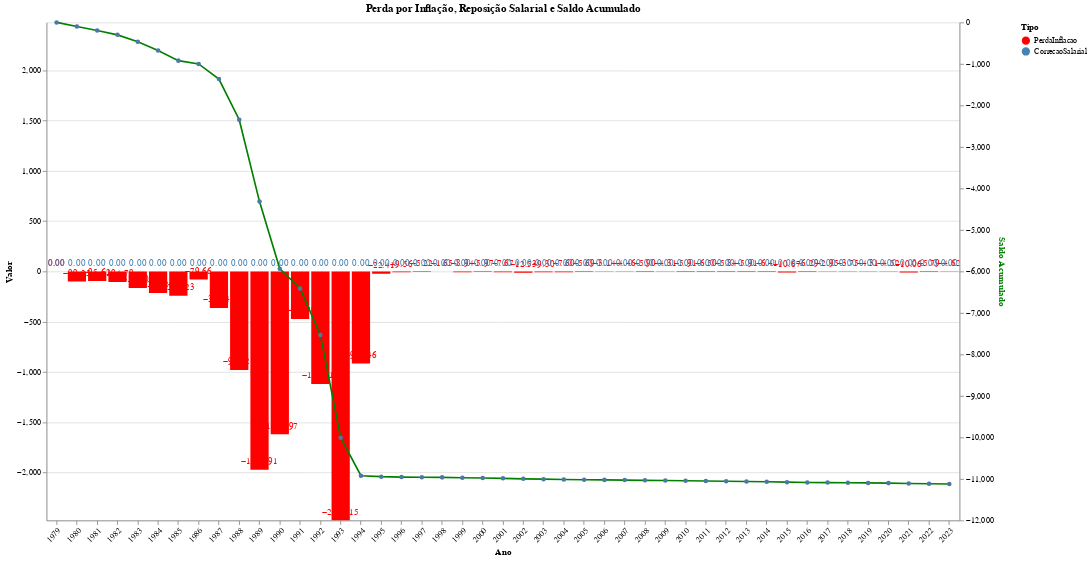

Write notebook code for a chart like this one.
### Code cell
import altair as alt
alt.renderers.enable('jupyterlab')
grafico_final

### Figure 1 — Vega-Lite specification as saved in the notebook (floating-point values rounded to 4 significant figures)
{"$schema": "https://vega.github.io/schema/vega-lite/v5.17.0.json", "config": {"view": {"continuousHeight": 300, "continuousWidth": 300}}, "datasets": {"data-8522ac1cef336fe77e8254e91b40270f": [{"Ano": 1979, "Tipo": "PerdaInflacao", "Valor": 0}, {"Ano": 1980, "Tipo": "PerdaInflacao", "Valor": -99.25}, {"Ano": 1981, "Tipo": "PerdaInflacao", "Valor": -95.62}, {"Ano": 1982, "Tipo": "PerdaInflacao", "Valor": -104.8}, {"Ano": 1983, "Tipo": "PerdaInflacao", "Valor": -164.0}, {"Ano": 1984, "Tipo": "PerdaInflacao", "Valor": -215.3}, {"Ano": 1985, "Tipo": "PerdaInflacao", "Valor": -242.2}, {"Ano": 1986, "Tipo": "PerdaInflacao", "Valor": -79.66}, {"Ano": 1987, "Tipo": "PerdaInflacao", "Valor": -363.4}, {"Ano": 1988, "Tipo": "PerdaInflacao", "Valor": -980.2}, {"Ano": 1989, "Tipo": "PerdaInflacao", "Valor": -1973.0}, {"Ano": 1990, "Tipo": "PerdaInflacao", "Valor": -1621.0}, {"Ano": 1991, "Tipo": "PerdaInflacao", "Valor": -472.7}, {"Ano": 1992, "Tipo": "PerdaInflacao", "Valor": -1119.0}, {"Ano": 1993, "Tipo": "PerdaInflacao", "Valor": -2477.0}, {"Ano": 1994, "Tipo": "PerdaInflacao", "Valor": -916.5}, {"Ano": 1995, "Tipo": "PerdaInflacao", "Valor": -22.41}, {"Ano": 1996, "Tipo": "PerdaInflacao", "Valor": -9.565}, {"Ano": 1997, "Tipo": "PerdaInflacao", "Valor": -5.224}, {"Ano": 1998, "Tipo": "PerdaInflacao", "Valor": -1.655}, {"Ano": 1999, "Tipo": "PerdaInflacao", "Valor": -8.94}, {"Ano": 2000, "Tipo": "PerdaInflacao", "Valor": -5.975}, {"Ano": 2001, "Tipo": "PerdaInflacao", "Valor": -7.673}, {"Ano": 2002, "Tipo": "PerdaInflacao", "Valor": -12.53}, {"Ano": 2003, "Tipo": "PerdaInflacao", "Valor": -9.301}, {"Ano": 2004, "Tipo": "PerdaInflacao", "Valor": -7.599}, {"Ano": 2005, "Tipo": "PerdaInflacao", "Valor": -5.689}, {"Ano": 2006, "Tipo": "PerdaInflacao", "Valor": -3.142}, {"Ano": 2007, "Tipo": "PerdaInflacao", "Valor": -4.458}, {"Ano": 2008, "Tipo": "PerdaInflacao", "Valor": -5.903}, {"Ano": 2009, "Tipo": "PerdaInflacao", "Valor": -4.312}, {"Ano": 2010, "Tipo": "PerdaInflacao", "Valor": -5.909}, {"Ano": 2011, "Tipo": "PerdaInflacao", "Valor": -6.503}, {"Ano": 2012, "Tipo": "PerdaInflacao", "Valor": -5.839}, {"Ano": 2013, "Tipo": "PerdaInflacao", "Valor": -5.911}, {"Ano": 2014, "Tipo": "PerdaInflacao", "Valor": -6.407}, {"Ano": 2015, "Tipo": "PerdaInflacao", "Valor": -10.67}, {"Ano": 2016, "Tipo": "PerdaInflacao", "Valor": -6.288}, {"Ano": 2017, "Tipo": "PerdaInflacao", "Valor": -2.947}, {"Ano": 2018, "Tipo": "PerdaInflacao", "Valor": -3.746}, {"Ano": 2019, "Tipo": "PerdaInflacao", "Valor": -4.306}, {"Ano": 2020, "Tipo": "PerdaInflacao", "Valor": -4.517}, {"Ano": 2021, "Tipo": "PerdaInflacao", "Valor": -10.06}, {"Ano": 2022, "Tipo": "PerdaInflacao", "Valor": -5.785}, {"Ano": 2023, "Tipo": "PerdaInflacao", "Valor": -4.621}, {"Ano": 1979, "Tipo": "CorrecaoSalarial", "Valor": 0}, {"Ano": 1980, "Tipo": "CorrecaoSalarial", "Valor": 0}, {"Ano": 1981, "Tipo": "CorrecaoSalarial", "Valor": 0}, {"Ano": 1982, "Tipo": "CorrecaoSalarial", "Valor": 0}, {"Ano": 1983, "Tipo": "CorrecaoSalarial", "Valor": 0}, {"Ano": 1984, "Tipo": "CorrecaoSalarial", "Valor": 0}, {"Ano": 1985, "Tipo": "CorrecaoSalarial", "Valor": 0}, {"Ano": 1986, "Tipo": "CorrecaoSalarial", "Valor": 0}, {"Ano": 1987, "Tipo": "CorrecaoSalarial", "Valor": 0}, {"Ano": 1988, "Tipo": "CorrecaoSalarial", "Valor": 0}, {"Ano": 1989, "Tipo": "CorrecaoSalarial", "Valor": 0}, {"Ano": 1990, "Tipo": "CorrecaoSalarial", "Valor": 0}, {"Ano": 1991, "Tipo": "CorrecaoSalarial", "Valor": 0}, {"Ano": 1992, "Tipo": "CorrecaoSalarial", "Valor": 0}, {"Ano": 1993, "Tipo": "CorrecaoSalarial", "Valor": 0}, {"Ano": 1994, "Tipo": "CorrecaoSalarial", "Valor": 0}, {"Ano": 1995, "Tipo": "CorrecaoSalarial", "Valor": 0}, {"Ano": 1996, "Tipo": "CorrecaoSalarial", "Valor": 0}, {"Ano": 1997, "Tipo": "CorrecaoSalarial", "Valor": 0}, {"Ano": 1998, "Tipo": "CorrecaoSalarial", "Valor": 0}, {"Ano": 1999, "Tipo": "CorrecaoSalarial", "Valor": 0}, {"Ano": 2000, "Tipo": "CorrecaoSalarial", "Valor": 0}, {"Ano": 2001, "Tipo": "CorrecaoSalarial", "Valor": 0}, {"Ano": 2002, "Tipo": "CorrecaoSalarial", "Valor": 0}, {"Ano": 2003, "Tipo": "CorrecaoSalarial", "Valor": 0}, {"Ano": 2004, "Tipo": "CorrecaoSalarial", "Valor": 0}, {"Ano": 2005, "Tipo": "CorrecaoSalarial", "Valor": 0}, {"Ano": 2006, "Tipo": "CorrecaoSalarial", "Valor": 0}, {"Ano": 2007, "Tipo": "CorrecaoSalarial", "Valor": 0}, {"Ano": 2008, "Tipo": "CorrecaoSalarial", "Valor": 0}, {"Ano": 2009, "Tipo": "CorrecaoSalarial", "Valor": 0}, {"Ano": 2010, "Tipo": "CorrecaoSalarial", "Valor": 0}, {"Ano": 2011, "Tipo": "CorrecaoSalarial", "Valor": 0}, {"Ano": 2012, "Tipo": "CorrecaoSalarial", "Valor": 0}, {"Ano": 2013, "Tipo": "CorrecaoSalarial", "Valor": 0}, {"Ano": 2014, "Tipo": "CorrecaoSalarial", "Valor": 0}, {"Ano": 2015, "Tipo": "CorrecaoSalarial", "Valor": 0}, {"Ano": 2016, "Tipo": "CorrecaoSalarial", "Valor": 0}, {"Ano": 2017, "Tipo": "CorrecaoSalarial", "Valor": 0}, {"Ano": 2018, "Tipo": "CorrecaoSalarial", "Valor": 0}, {"Ano": 2019, "Tipo": "CorrecaoSalarial", "Valor": 0}, {"Ano": 2020, "Tipo": "CorrecaoSalarial", "Valor": 0}, {"Ano": 2021, "Tipo": "CorrecaoSalarial", "Valor": 0}, {"Ano": 2022, "Tipo": "CorrecaoSalarial", "Valor": 0}, {"Ano": 2023, "Tipo": "CorrecaoSalarial", "Valor": 0}], "data-efd6a866494489ba20155e000f9af669": [{"Ano": 1979, "AnoMes": "197912", "CorrecaoSalarial": 0, "InflacaoMensal": 0, "PerdaInflacao": 0, "SaldoAcumulado": 0, "Valor": 7.618e-09}, {"Ano": 1980, "AnoMes": "198012", "CorrecaoSalarial": 0, "InflacaoMensal": 6.614, "PerdaInflacao": -99.25, "SaldoAcumulado": -99.25, "Valor": 1.518e-08}, {"Ano": 1981, "AnoMes": "198112", "CorrecaoSalarial": 0, "InflacaoMensal": 5.925, "PerdaInflacao": -95.62, "SaldoAcumulado": -194.9, "Valor": 2.969e-08}, {"Ano": 1982, "AnoMes": "198212", "CorrecaoSalarial": 0, "InflacaoMensal": 7.806, "PerdaInflacao": -104.8, "SaldoAcumulado": -299.7, "Valor": 6.081e-08}, {"Ano": 1983, "AnoMes": "198312", "CorrecaoSalarial": 0, "InflacaoMensal": 8.677, "PerdaInflacao": -164.0, "SaldoAcumulado": -463.7, "Valor": 1.606e-07}, {"Ano": 1984, "AnoMes": "198412", "CorrecaoSalarial": 0, "InflacaoMensal": 11.98, "PerdaInflacao": -215.3, "SaldoAcumulado": -678.9, "Valor": 5.062e-07}, {"Ano": 1985, "AnoMes": "198512", "CorrecaoSalarial": 0, "InflacaoMensal": 15.07, "PerdaInflacao": -242.2, "SaldoAcumulado": -921.2, "Valor": 1.732e-06}, {"Ano": 1986, "AnoMes": "198612", "CorrecaoSalarial": 0, "InflacaoMensal": 11.65, "PerdaInflacao": -79.66, "SaldoAcumulado": -1001.0, "Valor": 3.112e-06}, {"Ano": 1987, "AnoMes": "198712", "CorrecaoSalarial": 0, "InflacaoMensal": 14.15, "PerdaInflacao": -363.4, "SaldoAcumulado": -1364.0, "Valor": 1.442e-05}, {"Ano": 1988, "AnoMes": "198812", "CorrecaoSalarial": 0, "InflacaoMensal": 28.7, "PerdaInflacao": -980.2, "SaldoAcumulado": -2344.0, "Valor": 0.0001558}, {"Ano": 1989, "AnoMes": "198912", "CorrecaoSalarial": 0, "InflacaoMensal": 51.5, "PerdaInflacao": -1973.0, "SaldoAcumulado": -4317.0, "Valor": 0.003229}, {"Ano": 1990, "AnoMes": "199012", "CorrecaoSalarial": 0, "InflacaoMensal": 18.44, "PerdaInflacao": -1621.0, "SaldoAcumulado": -5938.0, "Valor": 0.05558}, {"Ano": 1991, "AnoMes": "199112", "CorrecaoSalarial": 0, "InflacaoMensal": 23.71, "PerdaInflacao": -472.7, "SaldoAcumulado": -6411.0, "Valor": 0.3183}, {"Ano": 1992, "AnoMes": "199212", "CorrecaoSalarial": 0, "InflacaoMensal": 25.24, "PerdaInflacao": -1119.0, "SaldoAcumulado": -7530.0, "Valor": 3.88}, {"Ano": 1993, "AnoMes": "199312", "CorrecaoSalarial": 0, "InflacaoMensal": 36.84, "PerdaInflacao": -2477.0, "SaldoAcumulado": -10010.0, "Valor": 100}, {"Ano": 1994, "AnoMes": "199412", "CorrecaoSalarial": 0, "InflacaoMensal": 1.71, "PerdaInflacao": -916.5, "SaldoAcumulado": -10920.0, "Valor": 1016.0}, {"Ano": 1995, "AnoMes": "199512", "CorrecaoSalarial": 0, "InflacaoMensal": 1.56, "PerdaInflacao": -22.41, "SaldoAcumulado": -10950.0, "Valor": 1244.0}, {"Ano": 1996, "AnoMes": "199612", "CorrecaoSalarial": 0, "InflacaoMensal": 0.4702, "PerdaInflacao": -9.565, "SaldoAcumulado": -10960.0, "Valor": 1363.0}, {"Ano": 1997, "AnoMes": "199712", "CorrecaoSalarial": 0, "InflacaoMensal": 0.4299, "PerdaInflacao": -5.224, "SaldoAcumulado": -10960.0, "Valor": 1434.0}, {"Ano": 1998, "AnoMes": "199812", "CorrecaoSalarial": 0, "InflacaoMensal": 0.3303, "PerdaInflacao": -1.655, "SaldoAcumulado": -10960.0, "Valor": 1458.0}, {"Ano": 1999, "AnoMes": "199912", "CorrecaoSalarial": 0, "InflacaoMensal": 0.5997, "PerdaInflacao": -8.94, "SaldoAcumulado": -10970.0, "Valor": 1589.0}, {"Ano": 2000, "AnoMes": "200012", "CorrecaoSalarial": 0, "InflacaoMensal": 0.5897, "PerdaInflacao": -5.975, "SaldoAcumulado": -10980.0, "Valor": 1683.0}, {"Ano": 2001, "AnoMes": "200112", "CorrecaoSalarial": 0, "InflacaoMensal": 0.6502, "PerdaInflacao": -7.673, "SaldoAcumulado": -10990.0, "Valor": 1813.0}, {"Ano": 2002, "AnoMes": "200212", "CorrecaoSalarial": 0, "InflacaoMensal": 2.1, "PerdaInflacao": -12.53, "SaldoAcumulado": -11000.0, "Valor": 2040.0}, {"Ano": 2003, "AnoMes": "200312", "CorrecaoSalarial": 0, "InflacaoMensal": 0.5198, "PerdaInflacao": -9.301, "SaldoAcumulado": -11010.0, "Valor": 2229.0}, {"Ano": 2004, "AnoMes": "200412", "CorrecaoSalarial": 0, "InflacaoMensal": 0.8598, "PerdaInflacao": -7.599, "SaldoAcumulado": -11010.0, "Valor": 2399.0}, {"Ano": 2005, "AnoMes": "200512", "CorrecaoSalarial": 0, "InflacaoMensal": 0.3598, "PerdaInflacao": -5.689, "SaldoAcumulado": -11020.0, "Valor": 2535.0}, {"Ano": 2006, "AnoMes": "200612", "CorrecaoSalarial": 0, "InflacaoMensal": 0.4799, "PerdaInflacao": -3.142, "SaldoAcumulado": -11020.0, "Valor": 2615.0}, {"Ano": 2007, "AnoMes": "200712", "CorrecaoSalarial": 0, "InflacaoMensal": 0.7402, "PerdaInflacao": -4.458, "SaldoAcumulado": -11030.0, "Valor": 2732.0}, {"Ano": 2008, "AnoMes": "200812", "CorrecaoSalarial": 0, "InflacaoMensal": 0.2801, "PerdaInflacao": -5.903, "SaldoAcumulado": -11030.0, "Valor": 2893.0}, {"Ano": 2009, "AnoMes": "200912", "CorrecaoSalarial": 0, "InflacaoMensal": 0.3699, "PerdaInflacao": -4.312, "SaldoAcumulado": -11040.0, "Valor": 3018.0}, {"Ano": 2010, "AnoMes": "201012", "CorrecaoSalarial": 0, "InflacaoMensal": 0.6301, "PerdaInflacao": -5.909, "SaldoAcumulado": -11040.0, "Valor": 3196.0}, {"Ano": 2011, "AnoMes": "201112", "CorrecaoSalarial": 0, "InflacaoMensal": 0.4999, "PerdaInflacao": -6.503, "SaldoAcumulado": -11050.0, "Valor": 3404.0}, {"Ano": 2012, "AnoMes": "201212", "CorrecaoSalarial": 0, "InflacaoMensal": 0.7901, "PerdaInflacao": -5.839, "SaldoAcumulado": -11060.0, "Valor": 3602.0}, {"Ano": 2013, "AnoMes": "201312", "CorrecaoSalarial": 0, "InflacaoMensal": 0.92, "PerdaInflacao": -5.911, "SaldoAcumulado": -11060.0, "Valor": 3815.0}, {"Ano": 2014, "AnoMes": "201412", "CorrecaoSalarial": 0, "InflacaoMensal": 0.78, "PerdaInflacao": -6.407, "SaldoAcumulado": -11070.0, "Valor": 4060.0}, {"Ano": 2015, "AnoMes": "201512", "CorrecaoSalarial": 0, "InflacaoMensal": 0.9599, "PerdaInflacao": -10.67, "SaldoAcumulado": -11080.0, "Valor": 4493.0}, {"Ano": 2016, "AnoMes": "201612", "CorrecaoSalarial": 0, "InflacaoMensal": 0.2999, "PerdaInflacao": -6.288, "SaldoAcumulado": -11090.0, "Valor": 4776.0}, {"Ano": 2017, "AnoMes": "201712", "CorrecaoSalarial": 0, "InflacaoMensal": 0.44, "PerdaInflacao": -2.947, "SaldoAcumulado": -11090.0, "Valor": 4916.0}, {"Ano": 2018, "AnoMes": "201812", "CorrecaoSalarial": 0, "InflacaoMensal": 0.15, "PerdaInflacao": -3.746, "SaldoAcumulado": -11090.0, "Valor": 5101.0}, {"Ano": 2019, "AnoMes": "201912", "CorrecaoSalarial": 0, "InflacaoMensal": 1.15, "PerdaInflacao": -4.306, "SaldoAcumulado": -11100.0, "Valor": 5320.0}, {"Ano": 2020, "AnoMes": "202012", "CorrecaoSalarial": 0, "InflacaoMensal": 1.35, "PerdaInflacao": -4.517, "SaldoAcumulado": -11100.0, "Valor": 5561.0}, {"Ano": 2021, "AnoMes": "202112", "CorrecaoSalarial": 0, "InflacaoMensal": 0.73, "PerdaInflacao": -10.06, "SaldoAcumulado": -11110.0, "Valor": 6120.0}, {"Ano": 2022, "AnoMes": "202212", "CorrecaoSalarial": 0, "InflacaoMensal": 0.62, "PerdaInflacao": -5.785, "SaldoAcumulado": -11120.0, "Valor": 6474.0}, {"Ano": 2023, "AnoMes": "202312", "CorrecaoSalarial": 0, "InflacaoMensal": 0.56, "PerdaInflacao": -4.621, "SaldoAcumulado": -11120.0, "Valor": 6773.0}]}, "height": 600, "layer": [{"data": {"name": "data-8522ac1cef336fe77e8254e91b40270f"}, "layer": [{"encoding": {"color": {"field": "Tipo", "scale": {"domain": ["PerdaInflacao", "CorrecaoSalarial"], "range": ["red", "steelblue"]}, "type": "nominal"}, "tooltip": [{"field": "Ano", "type": "quantitative"}, {"field": "Valor", "type": "quantitative"}, {"field": "Tipo", "type": "nominal"}], "x": {"axis": {"labelAngle": -45}, "field": "Ano", "type": "ordinal"}, "y": {"field": "Valor", "scale": {"domain": [-2477.0, 2477.0]}, "type": "quantitative"}}, "mark": {"type": "bar"}, "name": "view_8", "title": "Perda por Inflação, Reposição Salarial e Saldo Acumulado"}, {"encoding": {"color": {"field": "Tipo", "scale": {"domain": ["PerdaInflacao", "CorrecaoSalarial"], "range": ["red", "steelblue"]}, "type": "nominal"}, "text": {"field": "Valor", "format": ".2f", "type": "quantitative"}, "tooltip": [{"field": "Ano", "type": "quantitative"}, {"field": "Valor", "type": "quantitative"}, {"field": "Tipo", "type": "nominal"}], "x": {"axis": {"labelAngle": -45}, "field": "Ano", "type": "ordinal"}, "y": {"field": "Valor", "scale": {"domain": [-2477.0, 2477.0]}, "type": "quantitative"}}, "mark": {"align": "center", "baseline": "bottom", "dy": -5, "type": "text"}, "title": "Perda por Inflação, Reposição Salarial e Saldo Acumulado"}]}, {"data": {"name": "data-efd6a866494489ba20155e000f9af669"}, "encoding": {"tooltip": [{"field": "Ano", "type": "quantitative"}, {"field": "SaldoAcumulado", "type": "quantitative"}], "x": {"field": "Ano", "type": "ordinal"}, "y": {"axis": {"title": "Saldo Acumulado", "titleColor": "green"}, "field": "SaldoAcumulado", "type": "quantitative"}}, "mark": {"color": "green", "point": true, "type": "line"}}], "params": [{"bind": "scales", "name": "param_7", "select": {"encodings": ["x", "y"], "type": "interval"}, "views": ["view_8"]}], "resolve": {"scale": {"y": "independent"}}, "width": 1100}
